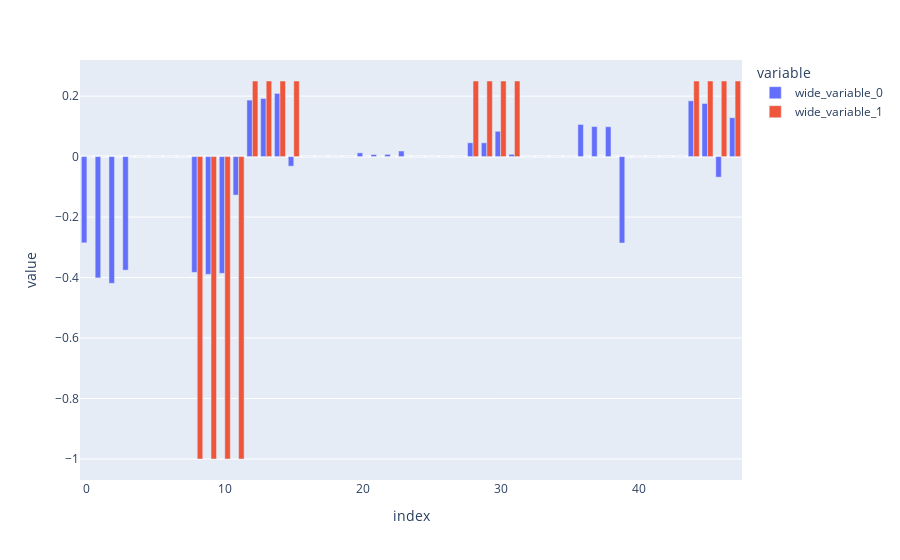

Notebook code cell kept with this figure:
### Code cell
import plotly_express as px
from gibbs.utils import classical_learn_hamiltonian
cfaulty = np.real(classical_learn_hamiltonian(compact_ansatz.bind_parameters(compact_result.parameters[-1]),2,True))
px.bar(y=[cfaulty,np.real(co)],barmode="group")

### Figure 1 — Plotly figure (JSON) as saved in the notebook; plotly's stock layout.template omitted (floating-point values rounded to 4 significant figures)
{"data": [{"alignmentgroup": "True", "hovertemplate": "variable=wide_variable_0<br>index=%{x}<br>value=%{y}<extra></extra>", "legendgroup": "wide_variable_0", "marker": {"color": "#636efa", "pattern": {"shape": ""}}, "name": "wide_variable_0", "offsetgroup": "wide_variable_0", "orientation": "v", "showlegend": true, "textposition": "auto", "type": "bar", "x": [0, 1, 2, 3, 4, 5, 6, 7, 8, 9, 10, 11, 12, 13, 14, 15, 16, 17, 18, 19, 20, 21, 22, 23, 24, 25, 26, 27, 28, 29, 30, 31, 32, 33, 34, 35, 36, 37, 38, 39, 40, 41, 42, 43, 44, 45, 46, 47], "xaxis": "x", "y": [-0.2851, -0.4011, -0.4191, -0.3755, 0, 0, 0, 0, -0.383, -0.3893, -0.386, -0.1274, 0.1869, 0.1921, 0.2091, -0.03167, 0, 0, 0, 0, 0.01246, 0.006964, 0.007316, 0.01848, 0, 0, 0, 0, 0.04574, 0.04561, 0.08369, 0.00758, 0, 0, 0, 0, 0.1062, 0.09934, 0.0988, -0.2858, 0, 0, 0, 0, 0.1845, 0.1757, -0.06798, 0.1285], "yaxis": "y"}, {"alignmentgroup": "True", "hovertemplate": "variable=wide_variable_1<br>index=%{x}<br>value=%{y}<extra></extra>", "legendgroup": "wide_variable_1", "marker": {"color": "#EF553B", "pattern": {"shape": ""}}, "name": "wide_variable_1", "offsetgroup": "wide_variable_1", "orientation": "v", "showlegend": true, "textposition": "auto", "type": "bar", "x": [0, 1, 2, 3, 4, 5, 6, 7, 8, 9, 10, 11, 12, 13, 14, 15, 16, 17, 18, 19, 20, 21, 22, 23, 24, 25, 26, 27, 28, 29, 30, 31, 32, 33, 34, 35, 36, 37, 38, 39, 40, 41, 42, 43, 44, 45, 46, 47], "xaxis": "x", "y": [0, 0, 0, 0, 0, 0, 0, 0, -1, -1, -1, -1, 0.25, 0.25, 0.25, 0.25, 0, 0, 0, 0, 0, 0, 0, 0, 0, 0, 0, 0, 0.25, 0.25, 0.25, 0.25, 0, 0, 0, 0, 0, 0, 0, 0, 0, 0, 0, 0, 0.25, 0.25, 0.25, 0.25], "yaxis": "y"}], "layout": {"barmode": "group", "legend": {"title": {"text": "variable"}, "tracegroupgap": 0}, "margin": {"t": 60}, "xaxis": {"anchor": "y", "domain": [0, 1], "title": {"text": "index"}}, "yaxis": {"anchor": "x", "domain": [0, 1], "title": {"text": "value"}}}}
